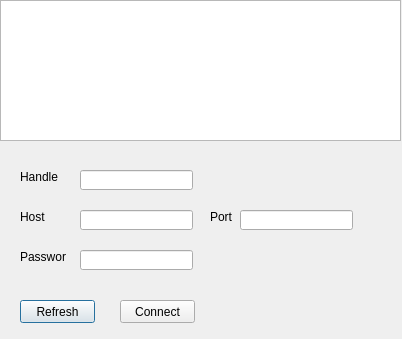
<?xml version="1.0" encoding="UTF-8"?>
<ui version="4.0">
 <class>Dialog</class>
 <widget class="QDialog" name="Dialog">
  <property name="geometry">
   <rect>
    <x>0</x>
    <y>0</y>
    <width>402</width>
    <height>339</height>
   </rect>
  </property>
  <property name="minimumSize">
   <size>
    <width>400</width>
    <height>339</height>
   </size>
  </property>
  <property name="maximumSize">
   <size>
    <width>402</width>
    <height>339</height>
   </size>
  </property>
  <property name="windowTitle">
   <string>Dialog</string>
  </property>
  <widget class="QListWidget" name="listWidget">
   <property name="geometry">
    <rect>
     <x>0</x>
     <y>0</y>
     <width>401</width>
     <height>141</height>
    </rect>
   </property>
  </widget>
  <widget class="QLabel" name="label">
   <property name="geometry">
    <rect>
     <x>20</x>
     <y>170</y>
     <width>46</width>
     <height>13</height>
    </rect>
   </property>
   <property name="text">
    <string>Handle</string>
   </property>
  </widget>
  <widget class="QLabel" name="label_2">
   <property name="geometry">
    <rect>
     <x>20</x>
     <y>210</y>
     <width>46</width>
     <height>13</height>
    </rect>
   </property>
   <property name="text">
    <string>Host</string>
   </property>
  </widget>
  <widget class="QLabel" name="label_3">
   <property name="geometry">
    <rect>
     <x>210</x>
     <y>210</y>
     <width>46</width>
     <height>13</height>
    </rect>
   </property>
   <property name="text">
    <string>Port</string>
   </property>
  </widget>
  <widget class="QLabel" name="label_4">
   <property name="geometry">
    <rect>
     <x>20</x>
     <y>250</y>
     <width>46</width>
     <height>13</height>
    </rect>
   </property>
   <property name="text">
    <string>Password</string>
   </property>
  </widget>
  <widget class="QLineEdit" name="lineEdit">
   <property name="geometry">
    <rect>
     <x>80</x>
     <y>170</y>
     <width>113</width>
     <height>20</height>
    </rect>
   </property>
  </widget>
  <widget class="QLineEdit" name="lineEdit_2">
   <property name="geometry">
    <rect>
     <x>80</x>
     <y>210</y>
     <width>113</width>
     <height>20</height>
    </rect>
   </property>
  </widget>
  <widget class="QLineEdit" name="lineEdit_3">
   <property name="geometry">
    <rect>
     <x>240</x>
     <y>210</y>
     <width>113</width>
     <height>20</height>
    </rect>
   </property>
  </widget>
  <widget class="QLineEdit" name="lineEdit_4">
   <property name="geometry">
    <rect>
     <x>80</x>
     <y>250</y>
     <width>113</width>
     <height>20</height>
    </rect>
   </property>
  </widget>
  <widget class="QPushButton" name="pushButton">
   <property name="geometry">
    <rect>
     <x>20</x>
     <y>300</y>
     <width>75</width>
     <height>23</height>
    </rect>
   </property>
   <property name="text">
    <string>Refresh</string>
   </property>
  </widget>
  <widget class="QPushButton" name="pushButton_2">
   <property name="geometry">
    <rect>
     <x>120</x>
     <y>300</y>
     <width>75</width>
     <height>23</height>
    </rect>
   </property>
   <property name="text">
    <string>Connect</string>
   </property>
  </widget>
 </widget>
 <resources/>
 <connections/>
</ui>
